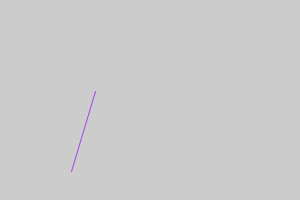
Frame 1 (no input)
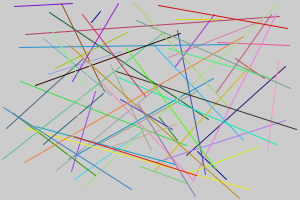
Frame 60 (the mouse pressed at the canvas centre just before this capture)
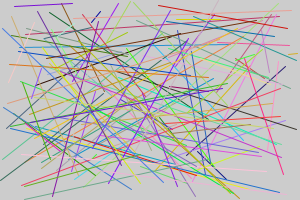
Frame 120 (the mouse held since frame 60 and released just before this capture)

The Processing sketch that drew these frames (run headless with seeded random() and noise(); from frame 60 on, the mouse is pressed at the canvas centre):

// Processing sketch: tindra
// ── tindra.pde
void setup()
{
  size(300, 200);
}

void draw()
{
  stroke(random(256), random(256), random(256));
  line(random(width), random(height), random(width), random(height));
}
